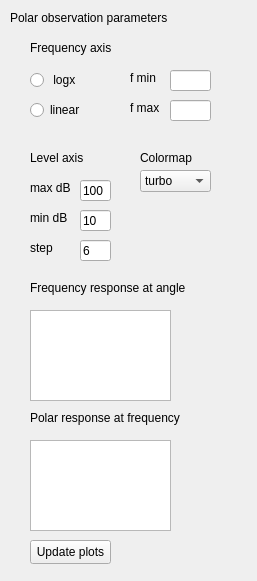
<?xml version="1.0" encoding="UTF-8"?>
<ui version="4.0">
 <class>Form</class>
 <widget class="QWidget" name="Form">
  <property name="geometry">
   <rect>
    <x>0</x>
    <y>0</y>
    <width>257</width>
    <height>581</height>
   </rect>
  </property>
  <property name="windowTitle">
   <string>Form</string>
  </property>
  <widget class="QLabel" name="label">
   <property name="geometry">
    <rect>
     <x>10</x>
     <y>10</y>
     <width>161</width>
     <height>16</height>
    </rect>
   </property>
   <property name="text">
    <string>Polar observation parameters</string>
   </property>
  </widget>
  <widget class="QRadioButton" name="radioButton">
   <property name="geometry">
    <rect>
     <x>30</x>
     <y>70</y>
     <width>89</width>
     <height>20</height>
    </rect>
   </property>
   <property name="text">
    <string> logx</string>
   </property>
  </widget>
  <widget class="QLabel" name="label_2">
   <property name="geometry">
    <rect>
     <x>30</x>
     <y>40</y>
     <width>91</width>
     <height>16</height>
    </rect>
   </property>
   <property name="text">
    <string>Frequency axis</string>
   </property>
  </widget>
  <widget class="QRadioButton" name="radioButton_2">
   <property name="geometry">
    <rect>
     <x>30</x>
     <y>100</y>
     <width>89</width>
     <height>20</height>
    </rect>
   </property>
   <property name="text">
    <string>linear</string>
   </property>
  </widget>
  <widget class="QLineEdit" name="lineEdit">
   <property name="geometry">
    <rect>
     <x>170</x>
     <y>70</y>
     <width>41</width>
     <height>21</height>
    </rect>
   </property>
  </widget>
  <widget class="QLabel" name="label_3">
   <property name="geometry">
    <rect>
     <x>130</x>
     <y>70</y>
     <width>31</width>
     <height>16</height>
    </rect>
   </property>
   <property name="text">
    <string>f min</string>
   </property>
  </widget>
  <widget class="QLabel" name="label_4">
   <property name="geometry">
    <rect>
     <x>130</x>
     <y>100</y>
     <width>31</width>
     <height>16</height>
    </rect>
   </property>
   <property name="text">
    <string>f max</string>
   </property>
  </widget>
  <widget class="QLineEdit" name="lineEdit_2">
   <property name="geometry">
    <rect>
     <x>170</x>
     <y>100</y>
     <width>41</width>
     <height>21</height>
    </rect>
   </property>
  </widget>
  <widget class="QLabel" name="label_5">
   <property name="geometry">
    <rect>
     <x>30</x>
     <y>150</y>
     <width>61</width>
     <height>16</height>
    </rect>
   </property>
   <property name="text">
    <string>Level axis</string>
   </property>
  </widget>
  <widget class="QComboBox" name="comboBox">
   <property name="geometry">
    <rect>
     <x>140</x>
     <y>170</y>
     <width>71</width>
     <height>22</height>
    </rect>
   </property>
   <item>
    <property name="text">
     <string>turbo</string>
    </property>
   </item>
   <item>
    <property name="text">
     <string>viridis</string>
    </property>
   </item>
   <item>
    <property name="text">
     <string>jet</string>
    </property>
   </item>
   <item>
    <property name="text">
     <string>seismic</string>
    </property>
   </item>
  </widget>
  <widget class="QLabel" name="label_6">
   <property name="geometry">
    <rect>
     <x>140</x>
     <y>150</y>
     <width>61</width>
     <height>16</height>
    </rect>
   </property>
   <property name="text">
    <string>Colormap</string>
   </property>
  </widget>
  <widget class="QLineEdit" name="lineEdit_11">
   <property name="geometry">
    <rect>
     <x>80</x>
     <y>240</y>
     <width>31</width>
     <height>21</height>
    </rect>
   </property>
   <property name="text">
    <string>6</string>
   </property>
  </widget>
  <widget class="QLineEdit" name="lineEdit_6">
   <property name="geometry">
    <rect>
     <x>80</x>
     <y>180</y>
     <width>31</width>
     <height>21</height>
    </rect>
   </property>
   <property name="text">
    <string>100</string>
   </property>
  </widget>
  <widget class="QLabel" name="label_19">
   <property name="geometry">
    <rect>
     <x>30</x>
     <y>180</y>
     <width>49</width>
     <height>16</height>
    </rect>
   </property>
   <property name="text">
    <string>max dB</string>
   </property>
  </widget>
  <widget class="QLabel" name="label_20">
   <property name="geometry">
    <rect>
     <x>30</x>
     <y>210</y>
     <width>49</width>
     <height>16</height>
    </rect>
   </property>
   <property name="text">
    <string>min dB</string>
   </property>
  </widget>
  <widget class="QLineEdit" name="lineEdit_10">
   <property name="geometry">
    <rect>
     <x>80</x>
     <y>210</y>
     <width>31</width>
     <height>21</height>
    </rect>
   </property>
   <property name="text">
    <string>10</string>
   </property>
  </widget>
  <widget class="QLabel" name="label_21">
   <property name="geometry">
    <rect>
     <x>30</x>
     <y>240</y>
     <width>49</width>
     <height>16</height>
    </rect>
   </property>
   <property name="text">
    <string>step</string>
   </property>
  </widget>
  <widget class="QListWidget" name="listWidget">
   <property name="geometry">
    <rect>
     <x>30</x>
     <y>310</y>
     <width>141</width>
     <height>91</height>
    </rect>
   </property>
  </widget>
  <widget class="QLabel" name="label_7">
   <property name="geometry">
    <rect>
     <x>30</x>
     <y>280</y>
     <width>161</width>
     <height>16</height>
    </rect>
   </property>
   <property name="text">
    <string>Frequency response at angle</string>
   </property>
  </widget>
  <widget class="QListWidget" name="listWidget_2">
   <property name="geometry">
    <rect>
     <x>30</x>
     <y>440</y>
     <width>141</width>
     <height>91</height>
    </rect>
   </property>
  </widget>
  <widget class="QLabel" name="label_8">
   <property name="geometry">
    <rect>
     <x>30</x>
     <y>410</y>
     <width>161</width>
     <height>16</height>
    </rect>
   </property>
   <property name="text">
    <string>Polar response at frequency</string>
   </property>
  </widget>
  <widget class="QPushButton" name="pushButton">
   <property name="geometry">
    <rect>
     <x>30</x>
     <y>540</y>
     <width>81</width>
     <height>24</height>
    </rect>
   </property>
   <property name="text">
    <string>Update plots</string>
   </property>
  </widget>
 </widget>
 <resources/>
 <connections/>
</ui>
